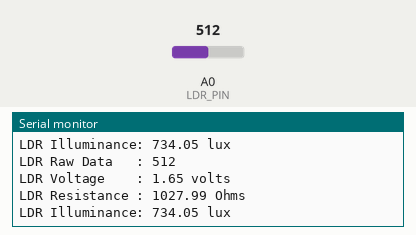
Recording of a sketch running on a simulated Arduino Uno, built with avr-gcc and run on an emulated ATmega328P. Parts: the last lines printed to the serial monitor. The inputs (shaded band) are chosen by the test bench; at power-on: A0 (LDR_PIN) = 512.

Above: at 1.3 s.
1.4 s: A0 (LDR_PIN) set to 0
At 2.03 s:
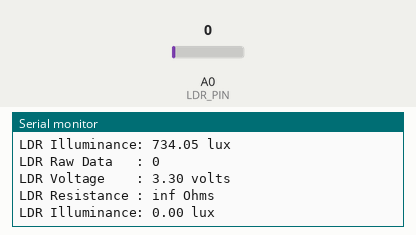
3.7 s: A0 (LDR_PIN) set to 1023
At 4.2 s:
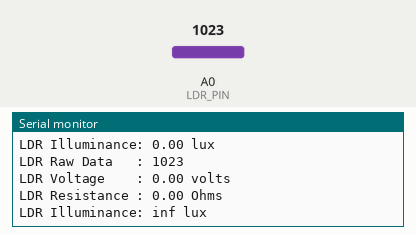
Timing chart, 0 to 6.7 s (numbered marks = the images above; inputs shaded):
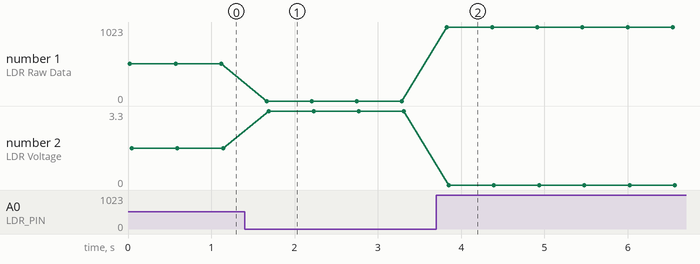

The sketch:

luminance.ino
```cpp
// These constants, define values needed for the LDR readings and ADC
#define LDR_PIN                   A0
#define MAX_ADC_READING           1023
#define ADC_REF_VOLTAGE           3.3
#define REF_RESISTANCE            1030  // measure this for best results
#define LUX_CALC_SCALAR           12518931
#define LUX_CALC_EXPONENT         -1.405

/**************************************************************************/
/*
    Arduino setup function (automatically called at startup)
*/
/**************************************************************************/
void setup(void)
{
  Serial.begin(9600);
  Serial.println(F("Light Sensor Test")); Serial.println("");
}

void loop(void)
{
  int ldrRawData;
  float resistorVoltage, ldrVoltage;
  float ldrResistance;
  float ldrLux;

  // Perform the analog to digital conversion
  ldrRawData = analogRead(LDR_PIN);

  // RESISTOR VOLTAGE_CONVERSION
  // Convert the raw digital data back to the voltage that was measured on the analog pin
  resistorVoltage = (float)ldrRawData / MAX_ADC_READING * ADC_REF_VOLTAGE;

  // voltage across the LDR is the 5V supply minus the 5k resistor voltage
  ldrVoltage = ADC_REF_VOLTAGE - resistorVoltage;

  // LDR_RESISTANCE_CONVERSION
  // resistance that the LDR would have for that voltage
  ldrResistance = ldrVoltage/resistorVoltage * REF_RESISTANCE;

  // LDR_LUX
  // Change the code below to the proper conversion from ldrResistance to
  // ldrLux
  ldrLux = LUX_CALC_SCALAR * pow(ldrResistance, LUX_CALC_EXPONENT);

  // print out the results
  Serial.print("LDR Raw Data   : "); Serial.println(ldrRawData);
  Serial.print("LDR Voltage    : "); Serial.print(ldrVoltage); Serial.println(" volts");
  Serial.print("LDR Resistance : "); Serial.print(ldrResistance); Serial.println(" Ohms");
  Serial.print("LDR Illuminance: "); Serial.print(ldrLux); Serial.println(" lux");

  delay(500);
}
```

Measured:
- after the input at 1.4 s, the serial monitor: prints a new line after 0.27 s (image 1)
- after the input at 3.7 s, the serial monitor: prints a new line after 0.13 s (image 2)
- plotted number 1: 512 → 0 after the input at 1.4 s, 0 → 1023 after the input at 3.7 s
- plotted number 2: 1.65 → 3.3 after the input at 1.4 s
